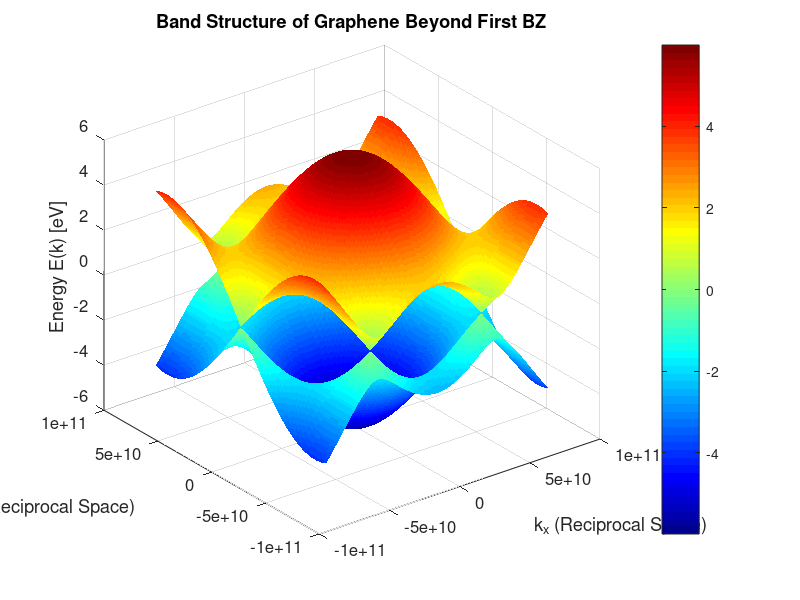
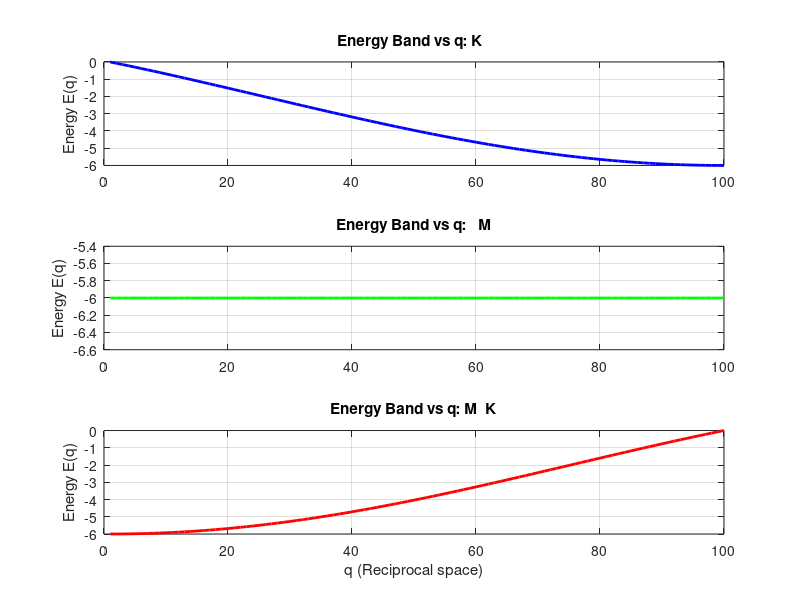

These charts were generated, in order, by the following MATLAB code: (Note: this script raises an error after producing the figures.)
%% Problem 5
% *a)*

clc;
clear;
close all;

% Define Constants
ao = 5.292e-11;
a = 3 * ao; 
gamma1 = -2;


kx = linspace(-4*pi/a, 4*pi/a, 150); % Extending beyond first BZ
ky = linspace(-4*pi/a, 4*pi/a, 150);
[KX, KY] = meshgrid(kx, ky);

E_plus = gamma1 * sqrt(1 + 4*cos(sqrt(3)*ao*KY/2) .* cos(ao*KX/2) + 4*cos(ao*KX/2).^2);
E_minus = -gamma1 * sqrt(1 + 4*cos(sqrt(3)*ao*KY/2) .* cos(ao*KX/2) + 4*cos(ao*KX/2).^2);

figure;
hold on;
grid on;

% Upper and Lower Bands
surf(KX, KY, E_plus, 'EdgeColor', 'none'); % Upper * band
surf(KX, KY, E_minus, 'EdgeColor', 'none'); % Lower  band

xlabel('k_x (Reciprocal Space)', 'FontSize', 12);
ylabel('k_y (Reciprocal Space)', 'FontSize', 12);
zlabel('Energy E(k) [eV]', 'FontSize', 12);
title('Band Structure of Graphene Beyond First BZ', 'FontSize', 14);
colormap jet;
colorbar;
view(3);
set(gca, 'FontSize', 12);
%% 
% *b)*

K = [2*pi/(3*ao), 2*pi/(sqrt(3)*ao)];
Gamma = [0, 0];
M = [0.5, 0];

k_KG = [linspace(K(1), Gamma(1), 100)', linspace(K(2), Gamma(2), 100)'];
k_GM = [linspace(Gamma(1), M(1), 100)', linspace(Gamma(2), M(2), 100)'];
k_MK = [linspace(M(1), K(1), 100)', linspace(M(2), K(2), 100)'];

E_KG = gamma1 * sqrt(1 + 4*cos(sqrt(3)*ao*k_KG(:,2)/2) .* cos(ao*k_KG(:,1)/2) + 4*cos(ao*k_KG(:,1)/2).^2);
E_GM = gamma1 * sqrt(1 + 4*cos(sqrt(3)*ao*k_GM(:,2)/2) .* cos(ao*k_GM(:,1)/2) + 4*cos(ao*k_GM(:,1)/2).^2);
E_MK = gamma1 * sqrt(1 + 4*cos(sqrt(3)*ao*k_MK(:,2)/2) .* cos(ao*k_MK(:,1)/2) + 4*cos(ao*k_MK(:,1)/2).^2);

E = [E_KG; E_GM; E_MK];
E = E(:);
plot(E);

figure;

% M -> Gamma
subplot(3,1,1);
plot(E_KG, 'b', 'LineWidth', 2);
title('Energy Band vs q: K  ');
ylabel('Energy E(q)');
grid on;

% Gamma -> X
subplot(3,1,2);
plot(E_GM, 'g', 'LineWidth', 2);
title('Energy Band vs q:   M');
ylabel('Energy E(q)');
grid on;

% X -> M
subplot(3,1,3);
plot(E_MK, 'r', 'LineWidth', 2);
title('Energy Band vs q: M  K');
xlabel("q (Reciprocal space)");
ylabel('Energy E(q)');
grid on;

% Adjust layout for better readability
sgtitle('Energy Dispersion in Square Lattice', 'FontSize', 16);
set(gca, 'FontSize', 12);
set(gcf, 'Position', [100, 100, 600, 800]);